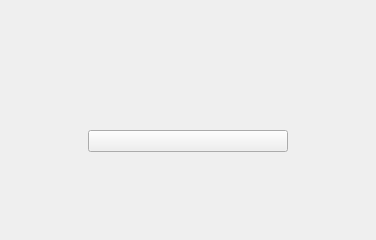
<?xml version="1.0" encoding="UTF-8"?>
<ui version="4.0">
 <class>PreTournamentStart</class>
 <widget class="QWidget" name="PreTournamentStart">
  <property name="class" stdset="0">
   <string>PreTournamentWidget</string>
  </property>
  <layout class="QVBoxLayout" name="main_layout">
   <property name="spacing">
    <number>0</number>
   </property>
   <property name="leftMargin">
    <number>48</number>
   </property>
   <property name="topMargin">
    <number>48</number>
   </property>
   <property name="rightMargin">
    <number>48</number>
   </property>
   <property name="bottomMargin">
    <number>48</number>
   </property>
   <item>
    <spacer name="top_spacer">
     <property name="orientation">
      <enum>Qt::Vertical</enum>
     </property>
     <property name="sizeHint" stdset="0">
      <size>
       <width>20</width>
       <height>40</height>
      </size>
     </property>
    </spacer>
   </item>
   <item>
    <widget class="QLabel" name="icon_label">
     <property name="class" stdset="0">
      <string>PreTournamentIconLabel</string>
     </property>
     <property name="alignment">
      <set>Qt::AlignCenter</set>
     </property>
    </widget>
   </item>
   <item>
    <widget class="QLabel" name="title_label">
     <property name="class" stdset="0">
      <string>PreTournamentTitle</string>
     </property>
     <property name="text">
      <string/>
     </property>
     <property name="alignment">
      <set>Qt::AlignCenter</set>
     </property>
    </widget>
   </item>
   <item>
    <widget class="QLabel" name="desc_label">
     <property name="class" stdset="0">
      <string>PreTournamentLabel</string>
     </property>
     <property name="text">
      <string/>
     </property>
     <property name="wordWrap">
      <bool>true</bool>
     </property>
     <property name="alignment">
      <set>Qt::AlignCenter</set>
     </property>
    </widget>
   </item>
   <item>
    <layout class="QHBoxLayout" name="button_layout">
     <item>
      <spacer name="button_left_spacer">
       <property name="orientation">
        <enum>Qt::Horizontal</enum>
       </property>
       <property name="sizeHint" stdset="0">
        <size>
         <width>40</width>
         <height>20</height>
        </size>
       </property>
      </spacer>
     </item>
     <item>
      <widget class="QPushButton" name="btn_start">
       <property name="class" stdset="0">
        <string>PreTournamentButton</string>
       </property>
       <property name="minimumSize">
        <size>
         <width>200</width>
         <height>0</height>
        </size>
       </property>
       <property name="text">
        <string/>
       </property>
      </widget>
     </item>
     <item>
      <spacer name="button_right_spacer">
       <property name="orientation">
        <enum>Qt::Horizontal</enum>
       </property>
       <property name="sizeHint" stdset="0">
        <size>
         <width>40</width>
         <height>20</height>
        </size>
       </property>
      </spacer>
     </item>
    </layout>
   </item>
   <item>
    <spacer name="bottom_spacer">
     <property name="orientation">
      <enum>Qt::Vertical</enum>
     </property>
     <property name="sizeHint" stdset="0">
      <size>
       <width>20</width>
       <height>40</height>
      </size>
     </property>
    </spacer>
   </item>
  </layout>
 </widget>
 <resources/>
 <connections/>
</ui>
